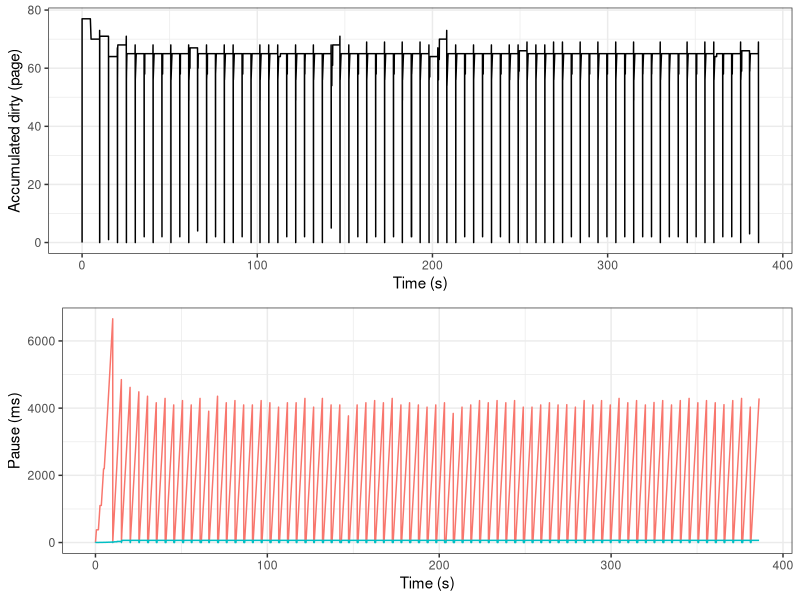

This chart was generated by the following R code:
#!/usr/bin/Rscript --vanilla
library(dplyr)
library(ggplot2)
library(RColorBrewer)
library(gridExtra)
library(grid)

#------------------------------------------------------------------------------

printf <- function(...) invisible(print(sprintf(...)))

#------------------------------------------------------------------------------

png(filename='dirty-and-pause.png', width=860, height=640)

d <- read.csv('kernel-dwt-events.csv')
d$Time <- d$Time - d$Time[1]
time_range=c(0, max(d$Time))

p1 <- ggplot(d %>% filter(Event == 'AccDirty'), aes(x=Time, y=Value)) +
        geom_line() +
        xlab('Time (s)') +
        ylab('Accumulated dirty (page)') +
        xlim(time_range) +
        theme_bw()
d2 <- d %>% filter(Event == 'AccPause')
pause <- c(0, diff(d2$Value))
pause[pause < 0] <- 0
d3 <- data.frame(Time = d2$Time,
                 Event = rep('Pause', nrow(d2)),
                 Value=pause
)
d4 <- rbind(d2, d3)
p2 <- ggplot(d4, aes(x=Time, y=Value, color=Event)) +
        geom_line() +
        xlab('Time (s)') +
        ylab('Pause (ms)') +
        xlim(time_range) +
        theme_bw() +
        theme(legend.position='none')
grid.arrange(p1, p2, nrow=2)

dev.off()
save.image(file='kernel-dwt-events.RData')
